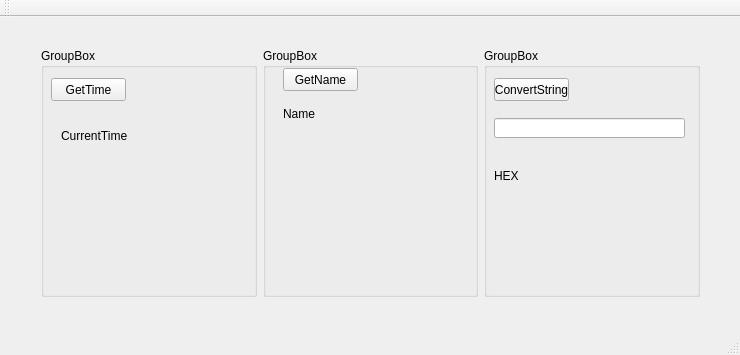
<?xml version="1.0" encoding="UTF-8"?>
<ui version="4.0">
 <class>grpcTest</class>
 <widget class="QMainWindow" name="grpcTest">
  <property name="geometry">
   <rect>
    <x>0</x>
    <y>0</y>
    <width>740</width>
    <height>355</height>
   </rect>
  </property>
  <property name="windowTitle">
   <string>grpcTest</string>
  </property>
  <widget class="QWidget" name="centralWidget">
   <widget class="QWidget" name="layoutWidget">
    <property name="geometry">
     <rect>
      <x>30</x>
      <y>20</y>
      <width>681</width>
      <height>271</height>
     </rect>
    </property>
    <layout class="QHBoxLayout" name="horizontalLayout_2">
     <item>
      <widget class="QGroupBox" name="groupBox">
       <property name="title">
        <string>GroupBox</string>
       </property>
       <widget class="QPushButton" name="GetTimeButton">
        <property name="geometry">
         <rect>
          <x>10</x>
          <y>30</y>
          <width>75</width>
          <height>23</height>
         </rect>
        </property>
        <property name="text">
         <string>GetTime</string>
        </property>
       </widget>
       <widget class="QLabel" name="label">
        <property name="geometry">
         <rect>
          <x>20</x>
          <y>80</y>
          <width>171</width>
          <height>16</height>
         </rect>
        </property>
        <property name="text">
         <string>CurrentTime</string>
        </property>
       </widget>
      </widget>
     </item>
     <item>
      <widget class="QGroupBox" name="groupBox_2">
       <property name="title">
        <string>GroupBox</string>
       </property>
       <widget class="QPushButton" name="GetName">
        <property name="geometry">
         <rect>
          <x>20</x>
          <y>20</y>
          <width>75</width>
          <height>23</height>
         </rect>
        </property>
        <property name="text">
         <string>GetName</string>
        </property>
       </widget>
       <widget class="QLabel" name="label_2">
        <property name="geometry">
         <rect>
          <x>20</x>
          <y>50</y>
          <width>161</width>
          <height>31</height>
         </rect>
        </property>
        <property name="text">
         <string>Name</string>
        </property>
       </widget>
      </widget>
     </item>
     <item>
      <widget class="QGroupBox" name="groupBox_3">
       <property name="title">
        <string>GroupBox</string>
       </property>
       <widget class="QPushButton" name="ConvertString">
        <property name="geometry">
         <rect>
          <x>10</x>
          <y>30</y>
          <width>75</width>
          <height>23</height>
         </rect>
        </property>
        <property name="text">
         <string>ConvertString</string>
        </property>
       </widget>
       <widget class="QLineEdit" name="lineEdit">
        <property name="geometry">
         <rect>
          <x>10</x>
          <y>70</y>
          <width>191</width>
          <height>20</height>
         </rect>
        </property>
       </widget>
       <widget class="QLabel" name="label_3">
        <property name="geometry">
         <rect>
          <x>10</x>
          <y>120</y>
          <width>191</width>
          <height>16</height>
         </rect>
        </property>
        <property name="text">
         <string>HEX</string>
        </property>
       </widget>
      </widget>
     </item>
    </layout>
   </widget>
  </widget>
  <widget class="QMenuBar" name="menuBar">
   <property name="geometry">
    <rect>
     <x>0</x>
     <y>0</y>
     <width>740</width>
     <height>21</height>
    </rect>
   </property>
  </widget>
  <widget class="QToolBar" name="mainToolBar">
   <attribute name="toolBarArea">
    <enum>TopToolBarArea</enum>
   </attribute>
   <attribute name="toolBarBreak">
    <bool>false</bool>
   </attribute>
  </widget>
  <widget class="QStatusBar" name="statusBar"/>
 </widget>
 <layoutdefault spacing="6" margin="11"/>
 <resources/>
 <connections/>
</ui>
